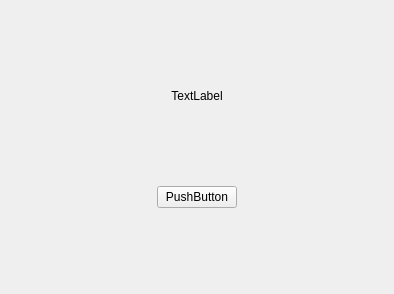
<?xml version="1.0" encoding="UTF-8"?>
<ui version="4.0">
 <class>TSCalibrate</class>
 <widget class="QMainWindow" name="TSCalibrate">
  <property name="geometry">
   <rect>
    <x>0</x>
    <y>0</y>
    <width>394</width>
    <height>294</height>
   </rect>
  </property>
  <property name="windowTitle">
   <string>TSCalibrate</string>
  </property>
  <widget class="QWidget" name="centralWidget">
   <layout class="QHBoxLayout" name="horizontalLayout_3">
    <item>
     <layout class="QVBoxLayout" name="verticalLayout">
      <item>
       <spacer name="verticalSpacer">
        <property name="orientation">
         <enum>Qt::Vertical</enum>
        </property>
        <property name="sizeHint" stdset="0">
         <size>
          <width>20</width>
          <height>40</height>
         </size>
        </property>
       </spacer>
      </item>
      <item>
       <layout class="QHBoxLayout" name="horizontalLayout">
        <item>
         <spacer name="horizontalSpacer_3">
          <property name="orientation">
           <enum>Qt::Horizontal</enum>
          </property>
          <property name="sizeHint" stdset="0">
           <size>
            <width>40</width>
            <height>20</height>
           </size>
          </property>
         </spacer>
        </item>
        <item>
         <widget class="QLabel" name="labText">
          <property name="text">
           <string>TextLabel</string>
          </property>
          <property name="alignment">
           <set>Qt::AlignCenter</set>
          </property>
         </widget>
        </item>
        <item>
         <spacer name="horizontalSpacer_4">
          <property name="orientation">
           <enum>Qt::Horizontal</enum>
          </property>
          <property name="sizeHint" stdset="0">
           <size>
            <width>40</width>
            <height>20</height>
           </size>
          </property>
         </spacer>
        </item>
       </layout>
      </item>
      <item>
       <spacer name="verticalSpacer_2">
        <property name="orientation">
         <enum>Qt::Vertical</enum>
        </property>
        <property name="sizeHint" stdset="0">
         <size>
          <width>20</width>
          <height>40</height>
         </size>
        </property>
       </spacer>
      </item>
      <item>
       <layout class="QHBoxLayout" name="horizontalLayout_2">
        <item>
         <spacer name="horizontalSpacer">
          <property name="orientation">
           <enum>Qt::Horizontal</enum>
          </property>
          <property name="sizeHint" stdset="0">
           <size>
            <width>40</width>
            <height>20</height>
           </size>
          </property>
         </spacer>
        </item>
        <item>
         <widget class="QPushButton" name="butConfirm">
          <property name="text">
           <string>PushButton</string>
          </property>
         </widget>
        </item>
        <item>
         <spacer name="horizontalSpacer_2">
          <property name="orientation">
           <enum>Qt::Horizontal</enum>
          </property>
          <property name="sizeHint" stdset="0">
           <size>
            <width>40</width>
            <height>20</height>
           </size>
          </property>
         </spacer>
        </item>
       </layout>
      </item>
      <item>
       <spacer name="verticalSpacer_3">
        <property name="orientation">
         <enum>Qt::Vertical</enum>
        </property>
        <property name="sizeHint" stdset="0">
         <size>
          <width>20</width>
          <height>40</height>
         </size>
        </property>
       </spacer>
      </item>
     </layout>
    </item>
   </layout>
  </widget>
 </widget>
 <layoutdefault spacing="6" margin="11"/>
 <resources/>
 <connections/>
</ui>
